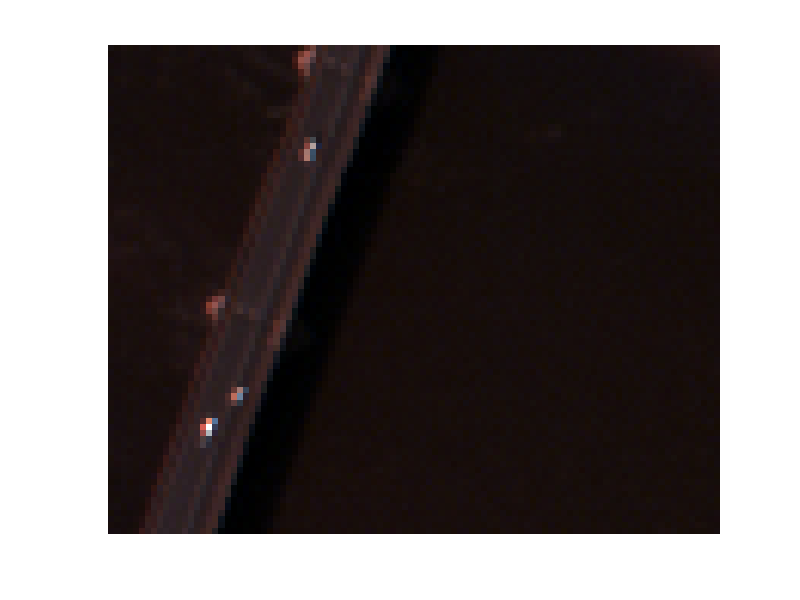
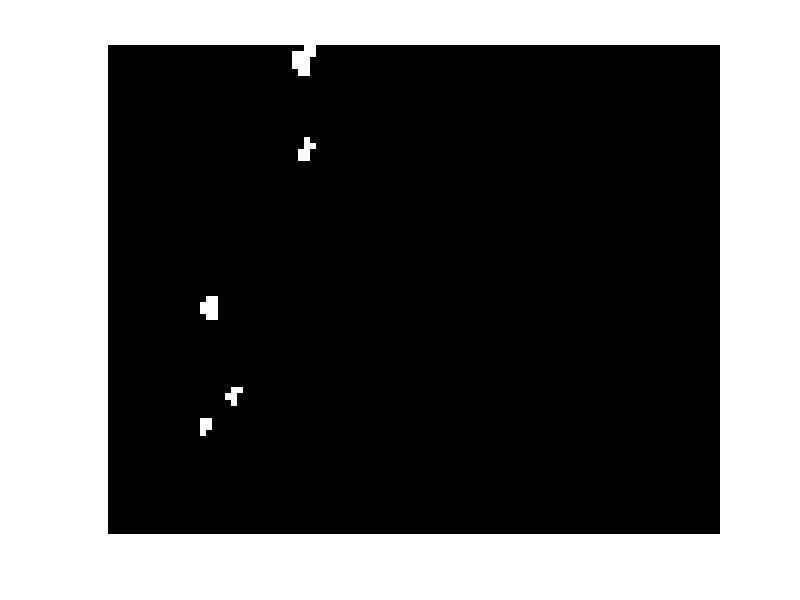

Source code (MATLAB) for these figures, in order: (Note: this script raises an error after producing the figures.)
clear all;
close all;
load('FFDNet_gray.mat');

load('pavia_car');
K=3; % number of clusters, pavia car
beta=0.001; % beta
lamda=0.001; % lambda

mask=map;
map=mask;

f_show=data(:,:,[37,18,8]);
for i=1:3
    max_f=max(max(f_show(:,:,i)));
    min_f=min(min(f_show(:,:,i)));
    f_show(:,:,i)=(f_show(:,:,i)-min_f)/(max_f-min_f); % Normalizing something?
end

figure,imshow(f_show);
figure,imshow(mask,[]);
DataTest=data;
[H,W,Dim]=size(DataTest);
num=H*W;
for i=1:Dim
    DataTest(:,:,i) = (DataTest(:,:,i)-min(min(DataTest(:,:,i)))) / (max(max(DataTest(:,:,i))-min(min(DataTest(:,:,i)))));
end

Y=reshape(DataTest, num, Dim)';

E=DeCNNAD(Y,H,W,K,beta,lamda,net);

r_new=sqrt(sum(E.^2,1));
AUC=ROC(r_new,map,1); % AUC
f_anomaly=reshape(r_new,[H,W]);
f_anomaly=(f_anomaly-min(f_anomaly(:)))/(max(f_anomaly(:))-min(f_anomaly(:)));
figure, imshow(f_anomaly);
